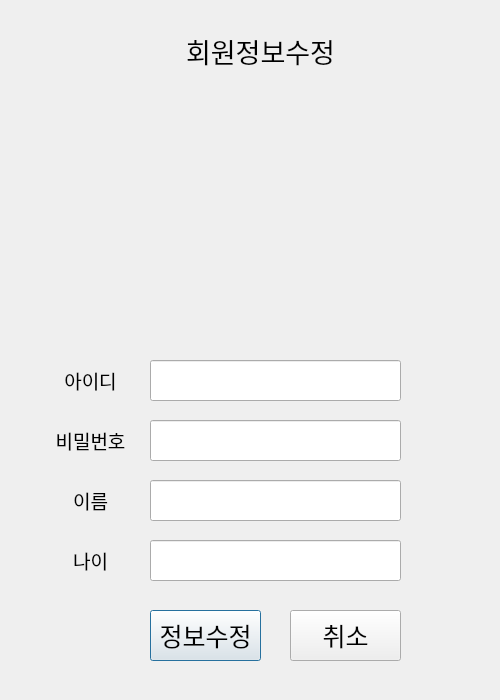
<?xml version="1.0" encoding="UTF-8"?>
<ui version="4.0">
 <class>Dialog</class>
 <widget class="QDialog" name="Dialog">
  <property name="geometry">
   <rect>
    <x>0</x>
    <y>0</y>
    <width>500</width>
    <height>700</height>
   </rect>
  </property>
  <property name="minimumSize">
   <size>
    <width>500</width>
    <height>700</height>
   </size>
  </property>
  <property name="maximumSize">
   <size>
    <width>500</width>
    <height>700</height>
   </size>
  </property>
  <property name="windowTitle">
   <string>Dialog</string>
  </property>
  <widget class="QLabel" name="user_change">
   <property name="geometry">
    <rect>
     <x>170</x>
     <y>10</y>
     <width>181</width>
     <height>81</height>
    </rect>
   </property>
   <property name="font">
    <font>
     <family>Agency FB</family>
     <pointsize>20</pointsize>
    </font>
   </property>
   <property name="text">
    <string>회원정보수정</string>
   </property>
   <property name="alignment">
    <set>Qt::AlignCenter</set>
   </property>
  </widget>
  <widget class="QLabel" name="change_image">
   <property name="geometry">
    <rect>
     <x>30</x>
     <y>90</y>
     <width>450</width>
     <height>250</height>
    </rect>
   </property>
   <property name="text">
    <string/>
   </property>
  </widget>
  <widget class="QLabel" name="change_id">
   <property name="geometry">
    <rect>
     <x>50</x>
     <y>360</y>
     <width>81</width>
     <height>41</height>
    </rect>
   </property>
   <property name="font">
    <font>
     <pointsize>14</pointsize>
    </font>
   </property>
   <property name="text">
    <string>아이디</string>
   </property>
   <property name="alignment">
    <set>Qt::AlignCenter</set>
   </property>
  </widget>
  <widget class="QLabel" name="change_pw">
   <property name="geometry">
    <rect>
     <x>50</x>
     <y>420</y>
     <width>81</width>
     <height>41</height>
    </rect>
   </property>
   <property name="font">
    <font>
     <pointsize>14</pointsize>
    </font>
   </property>
   <property name="text">
    <string>비밀번호</string>
   </property>
   <property name="alignment">
    <set>Qt::AlignCenter</set>
   </property>
  </widget>
  <widget class="QLabel" name="change_name">
   <property name="geometry">
    <rect>
     <x>50</x>
     <y>480</y>
     <width>81</width>
     <height>41</height>
    </rect>
   </property>
   <property name="font">
    <font>
     <pointsize>14</pointsize>
    </font>
   </property>
   <property name="text">
    <string>이름</string>
   </property>
   <property name="alignment">
    <set>Qt::AlignCenter</set>
   </property>
  </widget>
  <widget class="QLabel" name="change_age">
   <property name="geometry">
    <rect>
     <x>50</x>
     <y>540</y>
     <width>81</width>
     <height>41</height>
    </rect>
   </property>
   <property name="font">
    <font>
     <pointsize>14</pointsize>
    </font>
   </property>
   <property name="text">
    <string>나이</string>
   </property>
   <property name="alignment">
    <set>Qt::AlignCenter</set>
   </property>
  </widget>
  <widget class="QPushButton" name="btn_change">
   <property name="geometry">
    <rect>
     <x>150</x>
     <y>610</y>
     <width>111</width>
     <height>51</height>
    </rect>
   </property>
   <property name="font">
    <font>
     <pointsize>19</pointsize>
    </font>
   </property>
   <property name="text">
    <string>정보수정</string>
   </property>
  </widget>
  <widget class="QPushButton" name="btn_change_back">
   <property name="geometry">
    <rect>
     <x>290</x>
     <y>610</y>
     <width>111</width>
     <height>51</height>
    </rect>
   </property>
   <property name="font">
    <font>
     <pointsize>19</pointsize>
    </font>
   </property>
   <property name="text">
    <string>취소</string>
   </property>
  </widget>
  <widget class="QLineEdit" name="text_change_id">
   <property name="geometry">
    <rect>
     <x>150</x>
     <y>360</y>
     <width>251</width>
     <height>41</height>
    </rect>
   </property>
   <property name="font">
    <font>
     <family>Arial</family>
     <pointsize>18</pointsize>
    </font>
   </property>
  </widget>
  <widget class="QLineEdit" name="text_change_pw">
   <property name="geometry">
    <rect>
     <x>150</x>
     <y>420</y>
     <width>251</width>
     <height>41</height>
    </rect>
   </property>
   <property name="font">
    <font>
     <family>Arial</family>
     <pointsize>18</pointsize>
    </font>
   </property>
   <property name="echoMode">
    <enum>QLineEdit::Password</enum>
   </property>
  </widget>
  <widget class="QLineEdit" name="text_change_name">
   <property name="geometry">
    <rect>
     <x>150</x>
     <y>480</y>
     <width>251</width>
     <height>41</height>
    </rect>
   </property>
   <property name="font">
    <font>
     <family>Arial</family>
     <pointsize>18</pointsize>
    </font>
   </property>
  </widget>
  <widget class="QLineEdit" name="text_change_age">
   <property name="geometry">
    <rect>
     <x>150</x>
     <y>540</y>
     <width>251</width>
     <height>41</height>
    </rect>
   </property>
   <property name="font">
    <font>
     <family>Arial</family>
     <pointsize>18</pointsize>
    </font>
   </property>
  </widget>
 </widget>
 <resources/>
 <connections/>
</ui>
